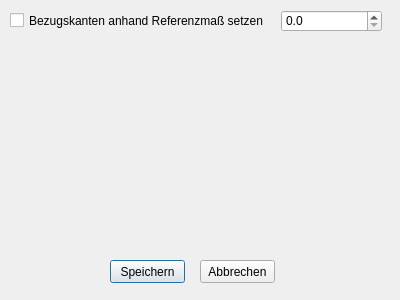
<?xml version="1.0" encoding="UTF-8"?>
<ui version="4.0">
 <class>Dialog_einstellung_ganx</class>
 <widget class="QDialog" name="Dialog_einstellung_ganx">
  <property name="geometry">
   <rect>
    <x>0</x>
    <y>0</y>
    <width>400</width>
    <height>300</height>
   </rect>
  </property>
  <property name="windowTitle">
   <string>Einstellungen ganx</string>
  </property>
  <property name="modal">
   <bool>true</bool>
  </property>
  <widget class="QCheckBox" name="checkBox_bezugskantenmass">
   <property name="geometry">
    <rect>
     <x>10</x>
     <y>10</y>
     <width>261</width>
     <height>21</height>
    </rect>
   </property>
   <property name="toolTip">
    <string>&lt;html&gt;&lt;head/&gt;&lt;body&gt;&lt;p&gt;Ist in der Maschinensteuerung die Option &amp;quot;Vermessen&amp;quot; aktiviert so werden alle Bearbeitungen gemäß ihrer Bezugskante verschoben anhand der nun erfolgenden Längenmessung des Werkstückes.&lt;/p&gt;&lt;p&gt;Wird dieser Haken im Postprozessor nicht gesetzt so werden alle Bearbeitungen mit Absolutmaß ausgegeben (Bezugskante Nullpunkt).&lt;/p&gt;&lt;/body&gt;&lt;/html&gt;</string>
   </property>
   <property name="text">
    <string>Bezugskanten anhand Referenzmaß setzen</string>
   </property>
  </widget>
  <widget class="QDoubleSpinBox" name="doubleSpinBox_bezugskantenmass">
   <property name="geometry">
    <rect>
     <x>281</x>
     <y>10</y>
     <width>101</width>
     <height>22</height>
    </rect>
   </property>
   <property name="decimals">
    <number>1</number>
   </property>
   <property name="maximum">
    <double>100.000000000000000</double>
   </property>
  </widget>
  <widget class="QPushButton" name="pushButton_ok">
   <property name="geometry">
    <rect>
     <x>110</x>
     <y>260</y>
     <width>75</width>
     <height>23</height>
    </rect>
   </property>
   <property name="text">
    <string>Speichern</string>
   </property>
  </widget>
  <widget class="QPushButton" name="pushButton_abbrechen">
   <property name="geometry">
    <rect>
     <x>200</x>
     <y>260</y>
     <width>75</width>
     <height>23</height>
    </rect>
   </property>
   <property name="text">
    <string>Abbrechen</string>
   </property>
  </widget>
 </widget>
 <resources/>
 <connections/>
</ui>
